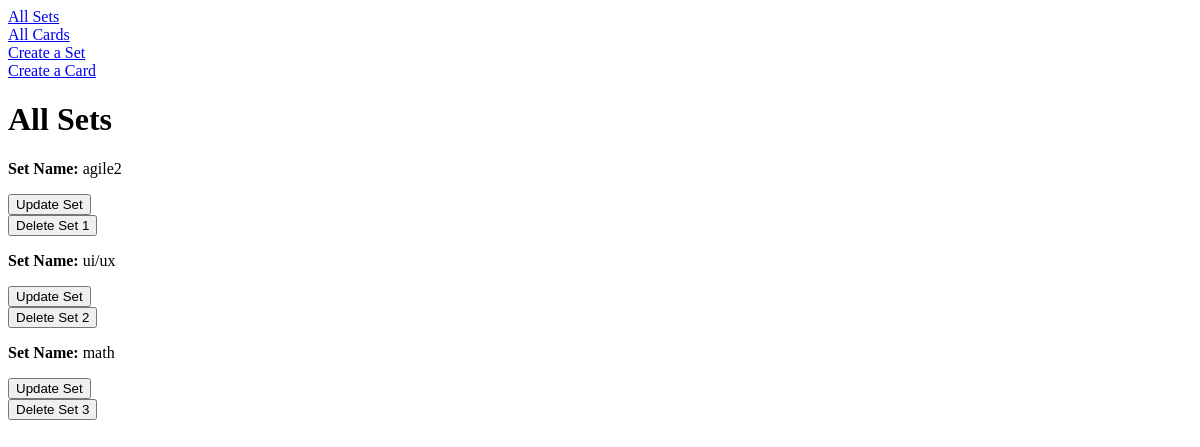
The app's page /sets/, older data.
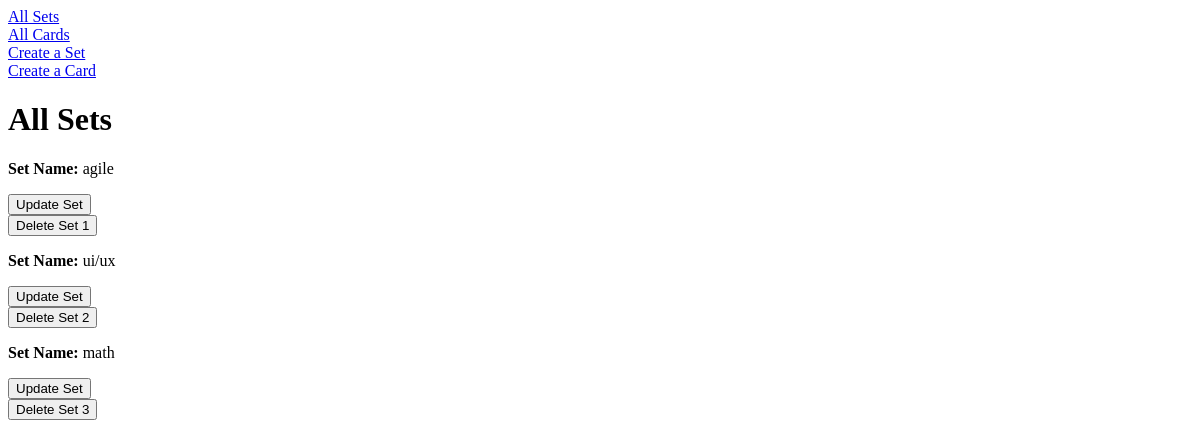
The same page, newer data.
### models.py (models this page shows)
class Flashcard_set(db.Model):
    set_id=mapped_column(Integer, primary_key=True, autoincrement=True)
    name = mapped_column(String(200), nullable=False)
    customer_id = mapped_column(Integer, ForeignKey(Customer.id), nullable=False)
    description = mapped_column(String(200), nullable=True)
    customer = relationship("Customer", back_populates="set")
    card = relationship("Flashcard", back_populates="set", cascade="all, delete-orphan")

### routes/sets.py (the view)
@sets_bp.route('/') # display all sets
def sets_page():
    all_sets = db.session.execute(db.select(Flashcard_set)).scalars()
    return render_template("sets.html", sets=all_sets)

### templates/sets.html
{% extends "base.html" %}
{% block content %}
<h1> All Sets </h1>
{% for set in sets %}
<p>
    <strong>Set Name:</strong>
    <span>
        {{ set.name }}
    </span>
    <span>
        <form action="{{ url_for('api_sets.view_update_set', set_id=set.set_id) }}">
            <button type="submit"> Update Set </button>
        </form>
    </span>
    <form method="POST" action="{{ url_for('api_sets.delete_set', set_id=set.set_id) }}">
        <button type="submit"> Delete Set {{ set.set_id }} </button>
    </form>
</p>
{% endfor %}
{% endblock %}

Row changes from the older to the newer data that the page shows:
changed Flashcard_set id 1: name "agile2" → "agile"
